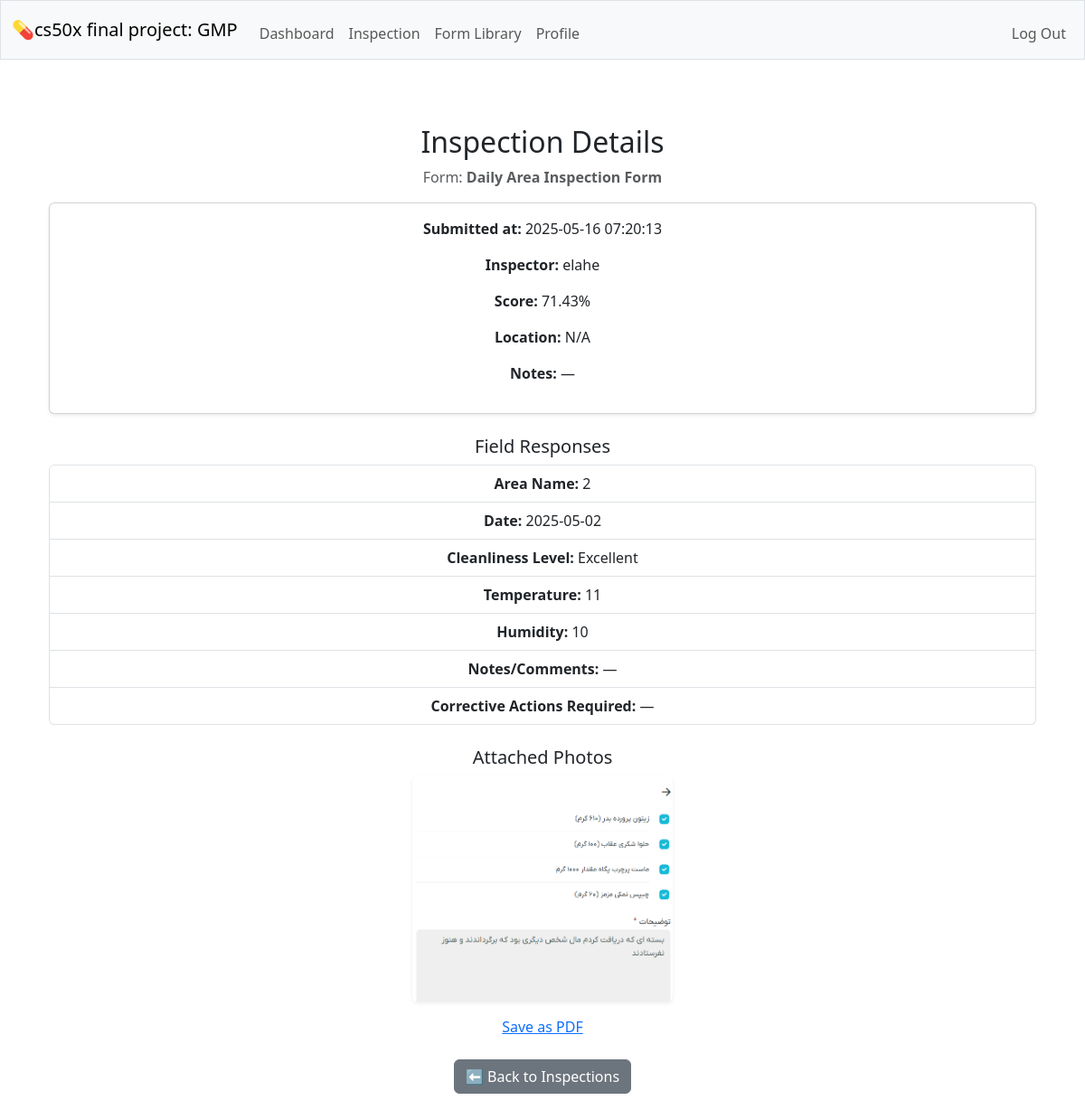
/inspection/27 (signed in), run on an earlier commit of the app's database.
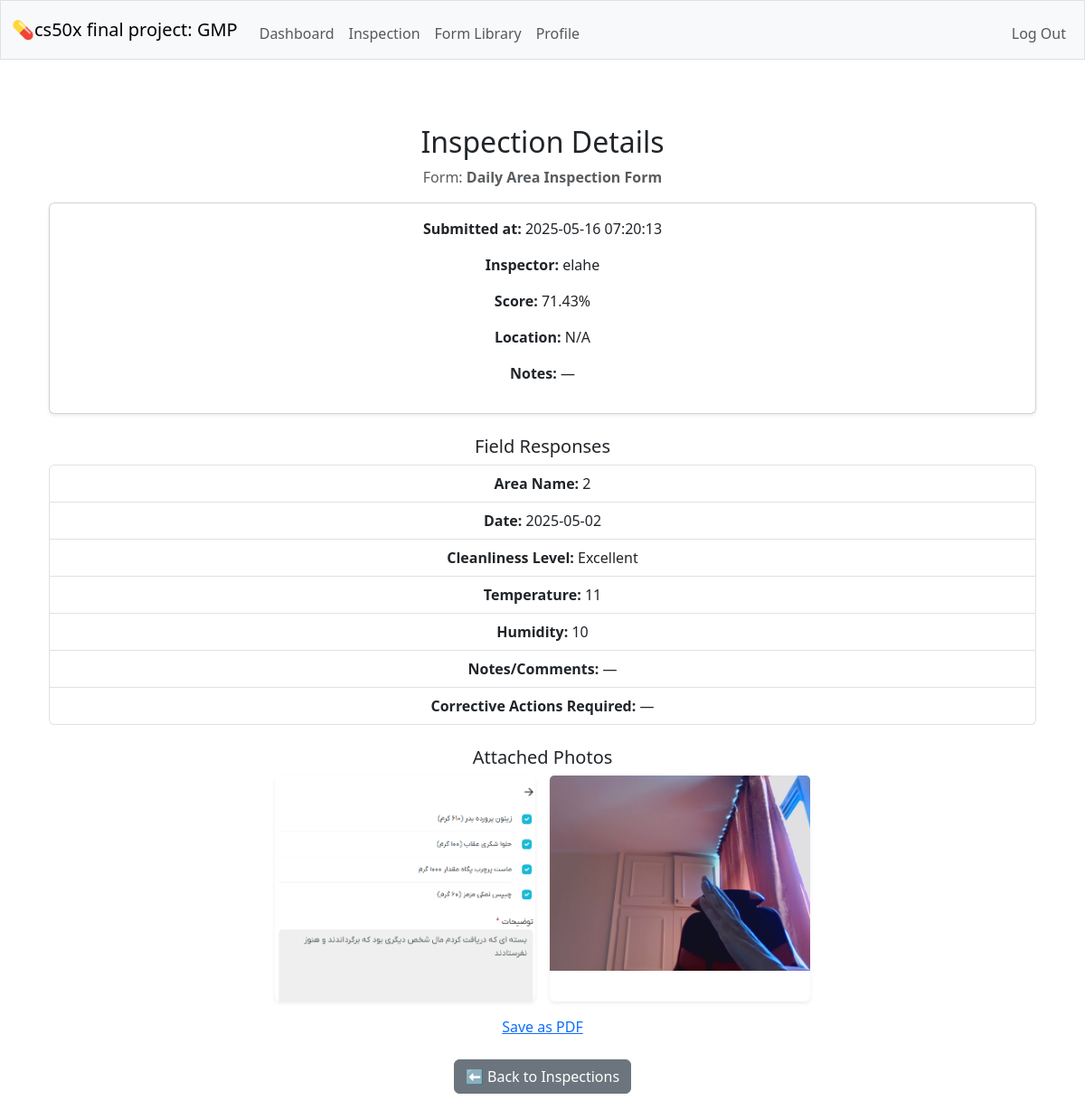
And on a later commit of the database.
### tables this page shows
CREATE TABLE forms (id INTEGER PRIMARY KEY AUTOINCREMENT NOT NULL, name TEXT NOT NULL UNIQUE, description TEXT NOT NULL, created_by INTEGER NOT NULL, FOREIGN KEY (created_by) REFERENCES users(id) );

CREATE TABLE inspections (id INTEGER PRIMARY KEY AUTOINCREMENT NOT NULL, form_id INTEGER NOT NULL, inspector_id INTEGER NOT NULL, submitted_at DATETIME DEFAULT CURRENT_TIMESTAMP, location TEXT,  notes TEXT,  score REAL, FOREIGN KEY (form_id) REFERENCES forms(id), FOREIGN KEY (inspector_id) REFERENCES users(id)
);

CREATE TABLE users (id INTEGER PRIMARY KEY AUTOINCREMENT NOT NULL, username TEXT NOT NULL UNIQUE, hash TEXT NOT NULL, role TEXT NOT NULL DEFAULT 'inspector', created_at DATETIME DEFAULT CURRENT_TIMESTAMP);

CREATE TABLE inspection_fields (id INTEGER PRIMARY KEY AUTOINCREMENT NOT NULL, inspection_id INTEGER NOT NULL, field_id INTEGER NOT NULL, value TEXT, comment TEXT, FOREIGN KEY (inspection_id) REFERENCES inspections(id), FOREIGN KEY (field_id) REFERENCES form_fields(id), UNIQUE(inspection_id, field_id));

CREATE TABLE form_fields (id INTEGER PRIMARY KEY AUTOINCREMENT NOT NULL, form_id INTEGER NOT NULL, label TEXT NOT NULL, field_type TEXT NOT NULL,  options TEXT, required BOOLEAN NOT NULL DEFAULT 1, display_order INTEGER DEFAULT 0,  FOREIGN KEY (form_id) REFERENCES forms(id) );

CREATE TABLE inspection_images (id INTEGER PRIMARY KEY AUTOINCREMENT, inspection_id INTEGER NOT NULL, filename TEXT NOT NULL, uploaded_at TIMESTAMP DEFAULT CURRENT_TIMESTAMP, FOREIGN KEY (inspection_id) REFERENCES inspections(id));

### app.py (the view)
@app.route("/inspection/<int:inspection_id>")
@login_required
def inspection_preview(inspection_id):
    inspection = db.execute("""
        SELECT i.*, f.name AS form_name, u.username AS inspector_name
        FROM inspections i
        JOIN forms f ON i.form_id = f.id
        JOIN users u ON i.inspector_id = u.id
        WHERE i.id = ?
    """, inspection_id)
    if not inspection:
        flash("Inspection not found.", "danger")
        return redirect("/inspection_show")
    inspection = inspection[0]
    fields = db.execute("""
        SELECT ff.label, ff.field_type, ifs.value
        FROM inspection_fields ifs
        JOIN form_fields ff ON ifs.field_id = ff.id
        WHERE ifs.inspection_id = ?
        ORDER BY ff.display_order ASC
    """, inspection_id)
    images = db.execute("""
        SELECT filename FROM inspection_images
        WHERE inspection_id = ?
    """, inspection_id)
    return render_template("inspection_preview.html", inspection=inspection, fields=fields, images=images)

### helpers.py (called while the page is built)
def login_required(f):
    @wraps(f)
    def decorated_function(*args, **kwargs):
        if session.get("user_id") is None:
            return redirect("/login")
        return f(*args, **kwargs)
    return decorated_function

### templates/inspection_preview.html (shortened to what this page needs)
{% extends "layout.html" %}
{% block main %}
<div class="container mt-4">
    <h2>Inspection Details</h2>
    <p class="text-muted">Form: <strong>{{ inspection.form_name }}</strong></p>
    <div class="card mb-3 shadow-sm">
        <div class="card-body">
            <p><strong>Submitted at:</strong> {{ inspection.submitted_at }}</p>
            <p><strong>Inspector:</strong> {{ inspection.inspector_name }}</p>
            <p><strong>Score:</strong> {{ inspection.score or 'N/A' }}%</p>
            <p><strong>Location:</strong> {{ inspection.location or 'N/A' }}</p>
            <p><strong>Notes:</strong> {{ inspection.notes or '—' }}</p>
        </div>
    </div>
    <h5 class="mt-4">Field Responses</h5>
    <ul class="list-group mb-4">
        {% for field in fields %}
            <li class="list-group-item">
                <strong>{{ field.label }}:</strong> {{ field.value or '—' }}
            </li>
        {% endfor %}
    </ul>
    {% if images %}
        <h5 class="mt-4 text-center">Attached Photos</h5>
        <div class="d-flex flex-wrap justify-content-center gap-3">
        {% for image in images %}
            <div class="card border-0 shadow-sm" style="width: 18rem;">
                    <img src="{{ request.url_root ~ 'static/inspection_photos/' ~ image.filename }}"
                    class="card-img-top img-fluid"
                    style="max-height: 250px; object-fit: contain;"
                    alt="Inspection photo">
            </div>
        {% endfor %}
    </div>
    {% else %}
        <p class="text-muted text-center">No photos attached to this inspection.</p>
    {% endif %}
    <div style="text-align: center; margin-top: 1rem;">
        <a href="{{ url_for('choose_folder', inspection_id=inspection.id) }}">Save as PDF</a>
    </div>
    <div class="mt-4">
        <a href="/inspection_show" class="btn btn-secondary">⬅ Back to Inspections</a>
    </div>
</div>
{% endblock %}

### templates/layout.html (shortened to what this page needs)
<!DOCTYPE html>
<html lang="en">
    <head>
        <link href="https://cdn.jsdelivr.net/npm/bootstrap@5.3.3/dist/css/bootstrap.min.css" rel="stylesheet">
        <link href="/static/styles.css" rel="stylesheet">
    </head>
    <body>
        <nav class="bg-light border navbar navbar-expand-md navbar-light">
            <div class="container-fluid">
                <a class="navbar-brand" href="/">💊cs50x final project: GMP</a>
                <div class="collapse navbar-collapse" id="navbar">
                    {% if session["user_id"] %}
                        <ul class="navbar-nav me-auto mt-2">
                            <li class="nav-item"><a class="nav-link" href="/dashboard">Dashboard</a></li>
                            <li class="nav-item"><a class="nav-link" href="/inspection_show">Inspection</a></li>
                            <li class="nav-item"><a class="nav-link" href="/forms_show">Form Library</a></li>
                            <li class="nav-item"><a class="nav-link" href="/">Profile</a></li>
                        </ul>
                        <ul class="navbar-nav ms-auto mt-2">
                            <li class="nav-item"><a class="nav-link" href="/logout">Log Out</a></li>
                        </ul>
                    {% else %}
                        <ul class="navbar-nav ms-auto mt-2">
                            <li class="nav-item"><a class="nav-link" href="/register">Register</a></li>
                            <li class="nav-item"><a class="nav-link" href="/login">Log In</a></li>
                        </ul>
                    {% endif %}
                </div>
            </div>
        </nav>
        <main class="container py-5 text-center">
            {% block main %}{% endblock %}
        </main>
    </body>
</html>

What changed in the data, as far as the page shows it:
added inspection_images: filename (picture)
